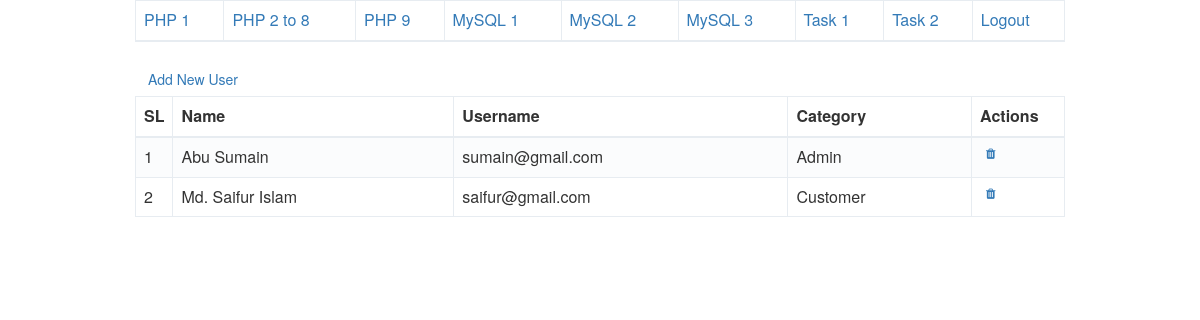
Screenshot of /dashboard.php (signed in) with the database file from the repository.
### tables this page shows
CREATE TABLE `user` (
  `id` int(11) NOT NULL,
  `name` varchar(100) DEFAULT NULL,
  `username` varchar(100) NOT NULL,
  `password` varchar(200) NOT NULL,
  `category` varchar(30) NOT NULL
);

### classes/ControllerBase.php (called while the page is built, shortened)
<?php
class ControllerBase  {
    private $username = '';
    private $password = '';
    private $dbname = '';
	private $hostname ='localhost';
	function __construct($user=null,$password=null,$db=null) {
		$this->username=($user ==null)?'root':$user;
		$this->password=($password ==null)?'':$password;
		$this->dbname=($db ==null)?'test':$db;
    }
	private function databaseConnection()
	{
		$this->conn = new mysqli($this->hostname, $this->username, $this->password,$this->dbname);
	}
}

### classes/ControllerErp.php (called while the page is built, shortened)
<?php
include_once("ControllerBase.php");
class ControllerErp extends ControllerBase {
    public function selectQuery($query){
		$rows =[];
		try{
			$result = mysqli_query($this->conn,$query);
			if(mysqli_num_rows($result)){
				$rows = mysqli_fetch_all($result, MYSQLI_ASSOC);
			}
		} catch (Exception $e) {
			$flag[1]  = $e->getMessage();
		}
		return $rows;
	}
}

### dashboard.php (the view, shortened to what this page needs)
<?php
include_once("classes/ControllerErp.php");
	$obj = new ControllerErp();
	$query = "Select * from user ";
	$result = $obj->selectQuery($query);
?>
<html>
	<head>
		<link href="css/font-awesome/css/font-awesome.min.css" rel="stylesheet" type="text/css" />
		<link href="css/bootstrap/css/bootstrap.min.css" rel="stylesheet" type="text/css" />
	</head>
	<body>
		<div class="container">
			<div class="row">
				<?php
				include_once('nav.php');
				?>
				<div class="col-md-12">
					<div class="table-responsive">
						<?php if($_SESSION['category'] =='Admin'){?>
						<a href="user.php" class="btn green">Add New User</a>
						<?php }?>
						<table class="table table-striped table-bordered table-hover table-checkable order-column data_grid" id="sample_1">
							<thead>
								<tr>
									<th width="3%"> SL </th>
									<th>Name </th>
									<th>Username </th>
									<th>Category </th>
									<?php if($_SESSION['category'] =='Admin'){?>
									<th width="10%"> Actions </th>
									<?php }?>
								</tr>
							</thead>
							<tbody>
							<?php
							foreach($result as $k =>$val){
							?>
							<tr>
								<td><?=($k+1)?></td>
								<td><?=$val['name']?></td>
								<td><?=$val['username']?></td>
								<td><?=$val['category']?></td>
								 <?php if($_SESSION['category'] =='Admin'){?>
								<td>
								<a href="delete.php?id=<?=$val['id']?>" onclick="return confirm('Are you sure?')" class="btn btn-xs red  btn-outline" title="del"><i class="fa fa-trash"></i></a>
								</td>
								 <?php }?>
							</tr>
							<?php }?>
							</tbody>
						</table>
					</div>
				</div>
			</div>
		</div>
	</body>
</html>

### dashboard.php (style rules this page uses)
.container { width:960px; }

### rows the page displays
user: name "Abu Sumain", username "sumain@gmail.com", category "Admin"
user: name "Md. Saifur Islam", username "saifur@gmail.com", category "Customer"
